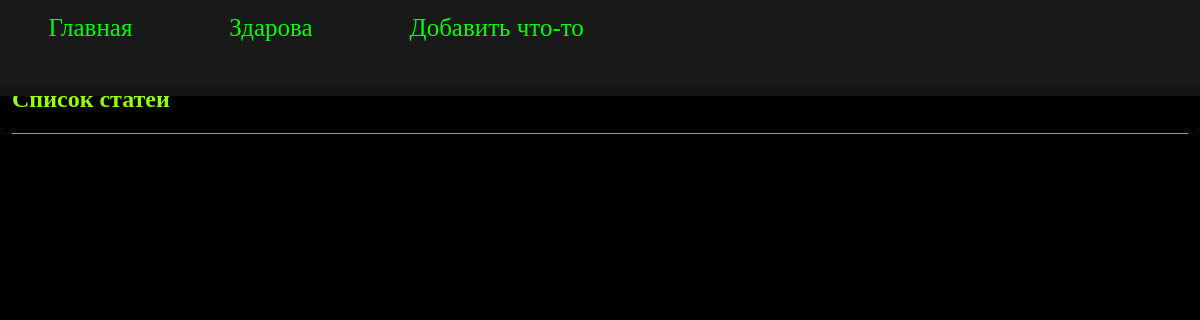
The app's page /db/index_db/, older data.
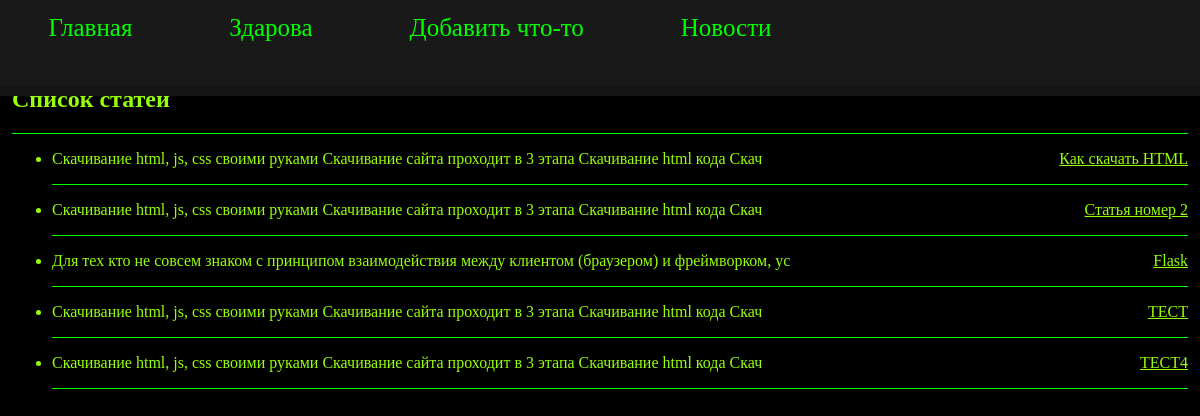
The same page, newer data.
### tables this page shows
CREATE TABLE mainmenu (
id integer primary key autoincrement,
title text not null,
url text not null
);

CREATE TABLE posts (
id integer primary key autoincrement,
title text not null,
text text not null,
url text not null,
username text not null,
time integer not null
);

### app.py (the view)
@app.route("/db/index_db/", methods=["POST", "GET"])
def index_db():
    db = get_db()
    db = FlaskDatabase(db)
    if request.method == "POST":
        db.del_post(request.form["id"])
        print(request.form["id"])
    return render_template("index_db.html", menu=db.mainmenu, posts=db.posts)

### app.py (called while the page is built)
def get_db():
    if not hasattr(g, "link_db"):
        g.link_db = connect_db(app)
    return g.link_db

### database.py (called while the page is built)
def connect_db(app):
    conn = sqlite3.connect(app.config["DATABASE"])
    conn.row_factory = sqlite3.Row
    return conn

    def __get__(self, instance, owner):
        return instance.get_table(self.name)

    def get_table(self, table):
        try:
            sql = f"""SELECT * FROM {table}"""
            self.__cur.execute(sql)
            res = self.__cur.fetchall()
        except sqlite3.Error as e:
            print(f"error {e}")
            return False
        return res

### templates/index_db.html (shortened to what this page needs)
{% extends 'base_adm.html' %}
{% block content %}
<h2>Список статей</h2>
<hr class="sep">
<ul class="list-posts">
    {% for p in posts %}
    <li>
        <p class="link">
            <a href="{{ url_for('show_post', alias=p.url) }}" > {{ p.title }}</a>
        </p>
        <p class="announce"> {{ (p.text|striptags)[:100]}} </p>
        <hr class="sep">
    </li>
    {% endfor %}
</ul>
{% endblock %}

### templates/base_adm.html (shortened to what this page needs)
<!DOCTYPE html>
<html lang="en">
<head>
    <link type="text/css" href="{{ url_for('static', filename='css/text.css') }}" rel="stylesheet"/>
    <link type="text/css" href="{{ url_for('static', filename='css/styles.css') }}" rel="stylesheet"/>
</head>
<body>
  {% block title -%}
  <ul class="main_menu">
      {% for i in menu %}
          <li><a href="{{url_for(i.url)}}">{{i.title -}}</a></li>
      {% endfor %}
  </ul>
  {% endblock -%}
  <div class="content">
    {% block content -%}
    {% endblock -%}
  </div>
</body>
</html>

Row changes from the older to the newer data that the page shows:
added mainmenu: title "Новости"
added posts: title "Как скачать HTML", text "Скачивание html, js, css своими руками Скачивание сайта проходит в 3 этапа Скачивание html кода Скач"
added posts: title "Статья номер 2", text "Скачивание html, js, css своими руками Скачивание сайта проходит в 3 этапа Скачивание html кода Скач"
added posts: title "Flask", text "Для тех кто не совсем знаком с принципом взаимодействия между клиентом (браузером) и фреймворком, ус"
added posts: title "ТЕСТ", text "Скачивание html, js, css своими руками Скачивание сайта проходит в 3 этапа Скачивание html кода Скач"
added posts: title "ТЕСТ4", text "Скачивание html, js, css своими руками Скачивание сайта проходит в 3 этапа Скачивание html кода Скач"
